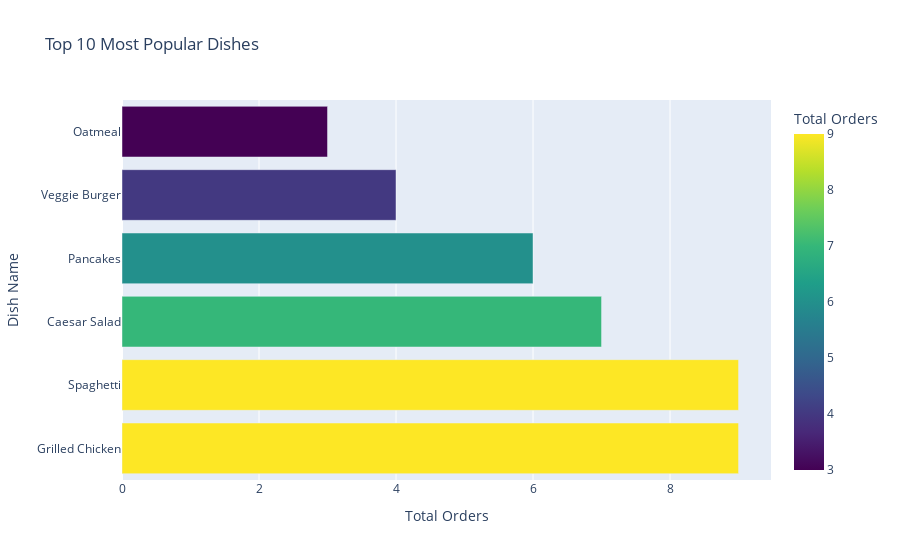

The code cell stored with this chart in its notebook:
### Markdown cell above
### Insights from Session Rating vs Total Orders

- **Positive Correlation**: Higher session ratings are associated with more orders, indicating that satisfied customers are more likely to make purchases.
- **Lower Ratings Impact**: Lower ratings tend to correspond with fewer orders, suggesting dissatisfaction may discourage customers from ordering.
- **Actionable Insights**: Focusing on improving session experiences and addressing negative feedback could boost order volume.
- **Further Analysis**: Investigating reasons behind low ratings and identifying factors contributing to high ratings can provide targeted improvement areas.

### Code cell
# Rename columns for clarity to avoid confusion
final_data.rename(columns={'Dish Name_x': 'Cooking Dish Name', 'Dish Name_y': 'Order Dish Name'}, inplace=True)

# Now, group by the appropriate 'Dish Name' column (Cooking Dish Name or Order Dish Name)
dish_order_analysis = final_data.groupby('Order Dish Name').agg(
    avg_session_rating=('Session Rating', 'mean'),
    total_orders=('Order ID', 'count')
).reset_index()

# Display the top 10 dishes with the highest order count
top_dishes = dish_order_analysis.sort_values(by='total_orders', ascending=False).head(10)

import plotly.express as px

# Plotly visualization for top 10 most popular dishes
fig = px.bar(top_dishes, 
             x='total_orders', 
             y='Order Dish Name', 
             title='Top 10 Most Popular Dishes', 
             labels={'total_orders': 'Total Orders', 'Order Dish Name': 'Dish Name'}, 
             color='total_orders', 
             color_continuous_scale='viridis', 
             orientation='h')

fig.show()

### Figure 1 — Plotly figure (JSON) as saved in the notebook; plotly's stock layout.template omitted (floating-point values rounded to 4 significant figures)
{"data": [{"alignmentgroup": "True", "hovertemplate": "Total Orders=%{marker.color}<br>Dish Name=%{y}<extra></extra>", "legendgroup": "", "marker": {"color": [9, 9, 7, 6, 4, 3], "coloraxis": "coloraxis", "pattern": {"shape": ""}}, "name": "", "offsetgroup": "", "orientation": "h", "showlegend": false, "textposition": "auto", "type": "bar", "x": [9, 9, 7, 6, 4, 3], "xaxis": "x", "y": ["Grilled Chicken", "Spaghetti", "Caesar Salad", "Pancakes", "Veggie Burger", "Oatmeal"], "yaxis": "y"}], "layout": {"autosize": true, "barmode": "relative", "coloraxis": {"colorbar": {"title": {"text": "Total Orders"}}, "colorscale": [[0, "#440154"], [0.1111, "#482878"], [0.2222, "#3e4989"], [0.3333, "#31688e"], [0.4444, "#26828e"], [0.5556, "#1f9e89"], [0.6667, "#35b779"], [0.7778, "#6ece58"], [0.8889, "#b5de2b"], [1, "#fde725"]]}, "legend": {"tracegroupgap": 0}, "title": {"text": "Top 10 Most Popular Dishes"}, "xaxis": {"anchor": "y", "autorange": true, "domain": [0, 1], "range": [0, 9.474], "title": {"text": "Total Orders"}, "type": "linear"}, "yaxis": {"anchor": "x", "autorange": true, "domain": [0, 1], "range": [-0.5, 5.5], "title": {"text": "Dish Name"}, "type": "category"}}}
